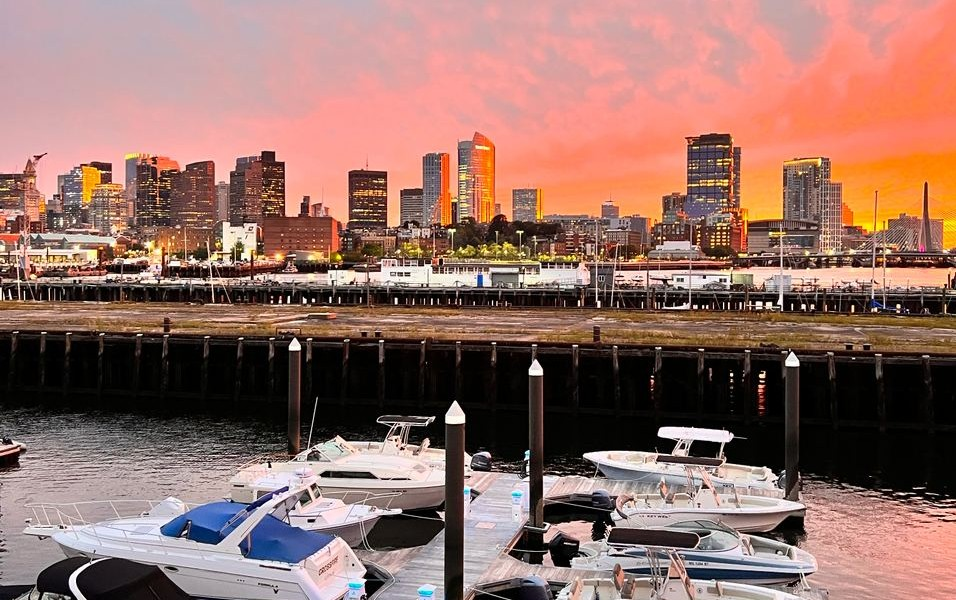
#> input picture lab04/images/Charlestown1.png, 956 x 600 px, found by its file name
$ python panoramaSticher.py
#> lines starting #> are read from the running program, lines starting #| are printed output that depends on the picture; after the words box and inside, x2 and y2 are one past the last pixel; in counts of white or black regions, pixels touching at a corner belong together
from unittest import result

import cv2 as cv
import numpy as np
import matplotlib.pyplot as plt
import os


# Step 0: Declare constants and helper functions
# Step 1: Load images
# Step 2: Detect keypoints and compute descriptors
# Step 3: Match descriptors
# Step 4: Find homography and warp images

MIN_MATCH_COUNT = 10

class PanoramaStitcher:
    def __init__(self):
        self.images = []
        self.stitchedImage = None

    # Function to add images to the stitcher
    def addImage(self, img):
        self.images.append(img)

    def addImages(self, img_list: list):
        self.images.extend(img_list)

    # Helper functions for finding good matches and homography points
    @staticmethod
    def findGoodMatches(matches):
        good_matches = []
        for m, n in matches:
            if m.distance < 0.75 * n.distance:
                good_matches.append(m)
        return good_matches
    # Helper function to find homography points from good matches and keypoints
    @staticmethod
    def findHomographyPoints(good_matches, kp1, kp2):
        dst_pts = np.float32([kp1[m.queryIdx].pt for m in good_matches]).reshape(-1, 1, 2)
        src_pts = np.float32([kp2[m.trainIdx].pt for m in good_matches]).reshape(-1, 1, 2)
        return src_pts, dst_pts

    def exportPanorama(self):
        # Check if there are at least two images to stitch
        if len(self.images) < 2:
            print("Need at least two images to stitch.")
            return None

        print(f"Stitching {len(self.images)} images...")

        if self.stitchedImage is None:
            self.stitchedImage = self.images[0]

        for i in range(1, len(self.images)):
            self.stitchedImage = self.stitch(self.stitchedImage, self.images[i])

        return self.stitchedImage

    def stitch(self, img1, img2):

        # Step 1: Load images

        # Step 2: Detect keypoints and compute descriptors using SIFT
        sift = cv.SIFT_create()
        kp1, des1 = sift.detectAndCompute(img1, None)
        kp2, des2 = sift.detectAndCompute(img2, None)

        # Step 3: Match descriptors using brute-force matcher
        bf = cv.BFMatcher()
        matches = bf.knnMatch(des1, des2, k=2)

        # Step 4: Find good matches using Lowe's ratio test
        good_matches = self.findGoodMatches(matches)

        # Step 5: Find homography and warp images if enough matches are found
        if len(good_matches) >= MIN_MATCH_COUNT:
            src_pts, dst_pts = self.findHomographyPoints(good_matches, kp1, kp2)
            H, mask = cv.findHomography(src_pts, dst_pts, cv.RANSAC, 5.0)

        # Step 6: Combine images using the homography
            h1, w1 = img1.shape[:2]
            h2, w2 = img2.shape[:2]
            pts = np.float32([[0, 0], [0, h1 - 1], [w1 - 1, h1 - 1], [w1 - 1, 0]]).reshape(-1, 1, 2)
            dst = cv.perspectiveTransform(pts, H)
            # img1 = cv.polylines(img1, [np.int32(dst)], True, (255, 0, 0), 3, cv.LINE_AA)
            print("Homography matrix:\n", H)
            # Warp img1 to img2's perspective
            warped_img2 = cv.warpPerspective(img2, H, (w2+w1, h2))

            # Create a canvas to place the warped image and the original image side by side
            canvas_w = w1 + w2
            canvas_h = max(h1, h2)
            result = np.zeros((canvas_h, canvas_w, 3), dtype=np.uint8)
            result[:h1, :w1] = img1

            # Create a mask of the warped image and blend it with the original image on the canvas
            gray = cv.cvtColor(warped_img2, cv.COLOR_BGR2GRAY)
            mask = (gray > 0) # Create a mask of the warped image where pixel values are greater than 0
            result[mask] = warped_img2[mask]

            # Crop to bounding box of non-black pixels
            gray_result = cv.cvtColor(result, cv.COLOR_BGR2GRAY)
            coords = cv.findNonZero((gray_result > 0).astype(np.uint8))
            x, y, w, h = cv.boundingRect(coords)
            result = result[y:y+h, x:x+w]

            return result

if __name__ == "__main__":
    stitcher = PanoramaStitcher()
    cwd = os.getcwd()
    img1 = cv.imread(os.path.join(cwd, "lab04/images/Charlestown1.png"))
#> img1 is the input picture: shape (600, 956, 3); mean B, G, R 102.9, 111.6, 148.4
    img2 = cv.imread(os.path.join(cwd, "lab04/images/Charlestown2.jpeg"))
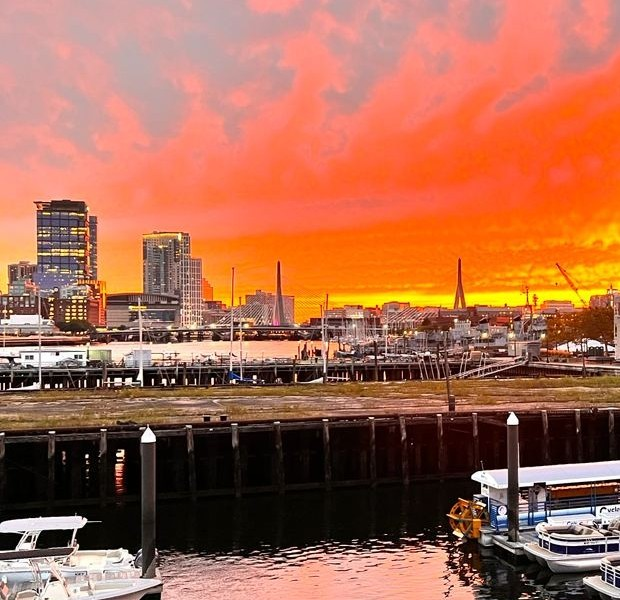
#> input picture lab04/images/Charlestown2.jpeg, 620 x 600 px, found by its file name
#> img2 is the input picture: shape (600, 620, 3); mean B, G, R 80, 105.5, 170.3

    img3 = cv.imread(os.path.join(cwd, "lab04/images/Charlestown3.jpeg"))
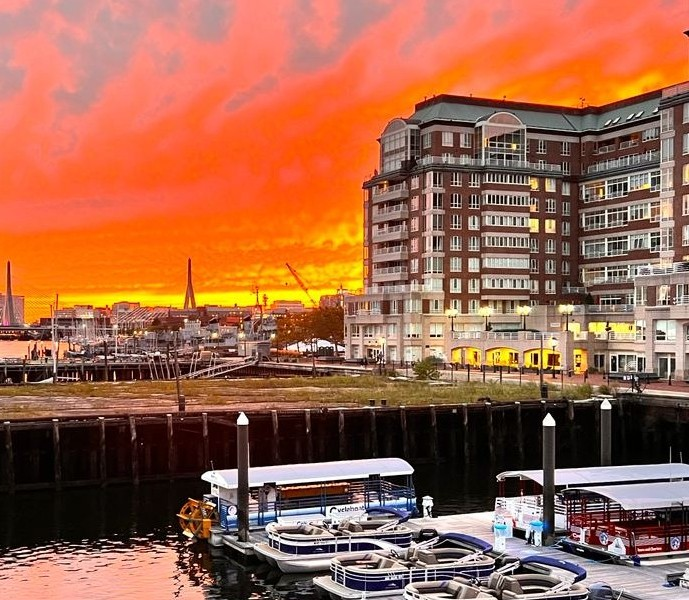
#> input picture lab04/images/Charlestown3.jpeg, 689 x 600 px, found by its file name
#> img3 is the input picture: shape (600, 689, 3); mean B, G, R 76.3, 101.8, 160.6
    stitcher.addImage(img1)
    stitcher.addImage(img2)
    stitcher.addImage(img3)
    result = stitcher.exportPanorama()
#> (printed output is left out)
#> the loop in exportPanorama, `for i in range(1, len(self.images)):` made 2 passes
#> (matches in stitch, h1 in stitch, w1 in stitch, h2 in stitch, w2 in stitch, pts in stitch, canvas_w in stitch) on passes 1 to 2: (3761 matches, 600, 956, 600, 620, [[0, 0], [0, 599], [955, 599], [955, 0]], 1576), (6461 matches, 600, 1439, 600, 689, [[0, 0], [0, 599], [1438, 599], [1438, 0]], 2128)
#| Homography matrix:
#|  [[ 4.48105109e-01 -8.43285136e-03  6.54156720e+02]
#|  [-1.34275574e-01  8.89716287e-01 -4.09578399e+01]
#|  [-5.53331636e-04 -2.17097192e-05  1.00000000e+00]]
#| Homography matrix:
#|  [[ 5.27056534e-01 -6.83786321e-03  9.11031736e+02]
#|  [-1.58285739e-01  1.04806322e+00 -9.12307000e+01]
#|  [-6.51200472e-04 -2.27862317e-05  1.00000000e+00]]
#> pass 1, in stitch, `warped_img2 = cv.warpPerspective(img2, H, (w2+w1, h2))`:
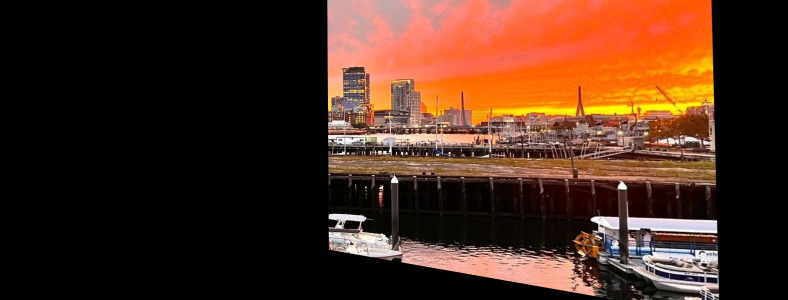
#> warped_img2: shape (600, 1576, 3) (shown at 1/2 size); mean B, G, R 29.5, 44.4, 74.2
#> pass 1, in stitch, `gray = cv.cvtColor(warped_img2, cv.COLOR_BGR2GRAY)`:
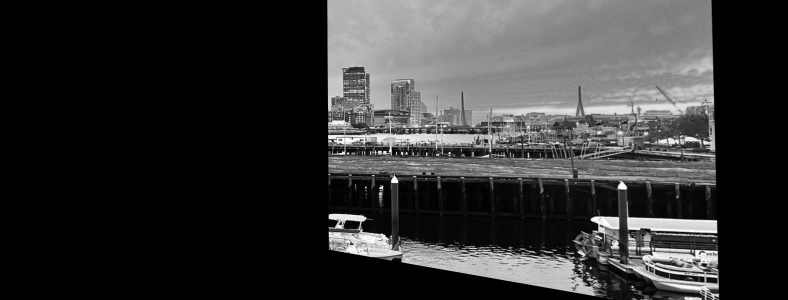
#> gray: shape (600, 1576) (shown at 1/2 size); min 0, max 255, mean 51.6
#> pass 1, in stitch, `mask = (gray > 0)`:
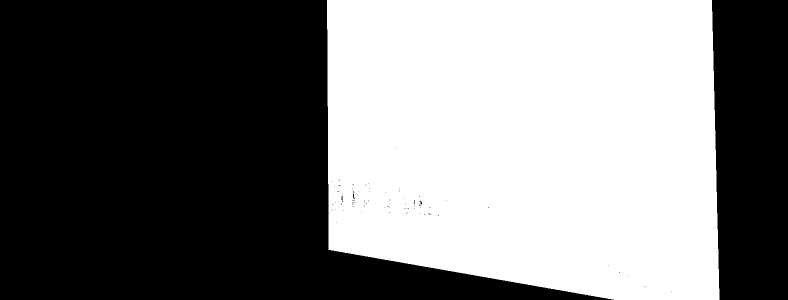
#> mask: shape (600, 1576) bool (shown at 1/2 size); 46.1% white; 1 white region, box (x1, y1, x2, y2) and area: (654, 0, 1439, 600) 436352
#> pass 1, in stitch, `gray_result = cv.cvtColor(result, cv.COLOR_BGR2GRAY)`:
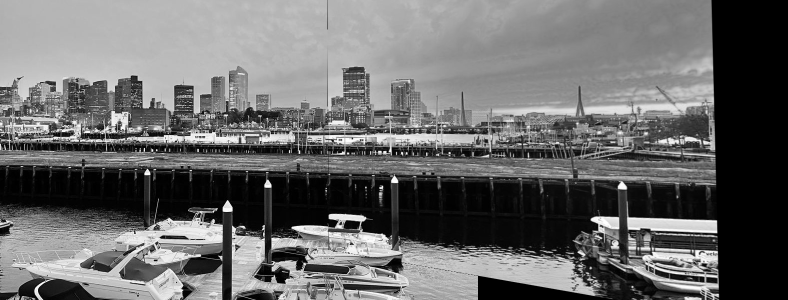
#> gray_result: shape (600, 1576) (shown at 1/2 size); min 0, max 255, mean 106.3
#> after the loop in exportPanorama, `for i in range(1, len(self.images)):`:
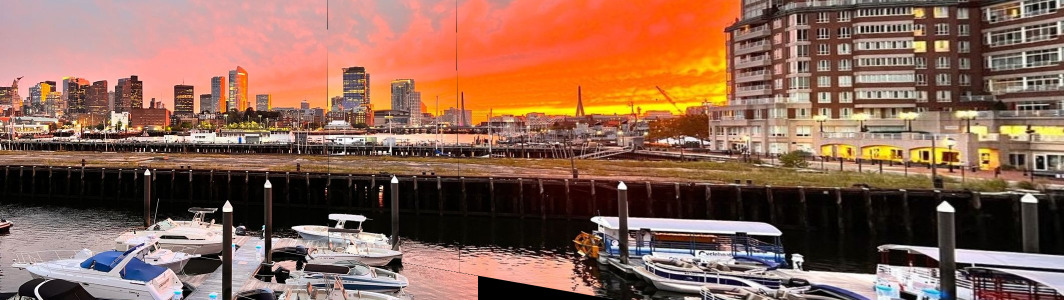
#> self.stitchedImage: shape (600, 2128, 3) (shown at 1/2 size); mean B, G, R 85.3, 102.5, 141.3
    # print(result.shape)
    plt.imshow(cv.cvtColor(result, cv.COLOR_BGR2RGB))
    plt.title("Panorama Stitching Result")
    plt.axis("off")
    plt.show()
